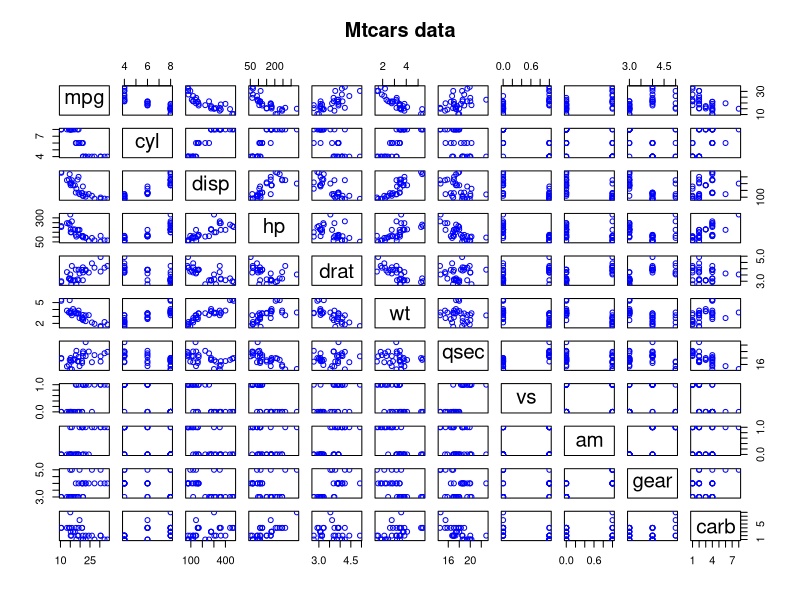
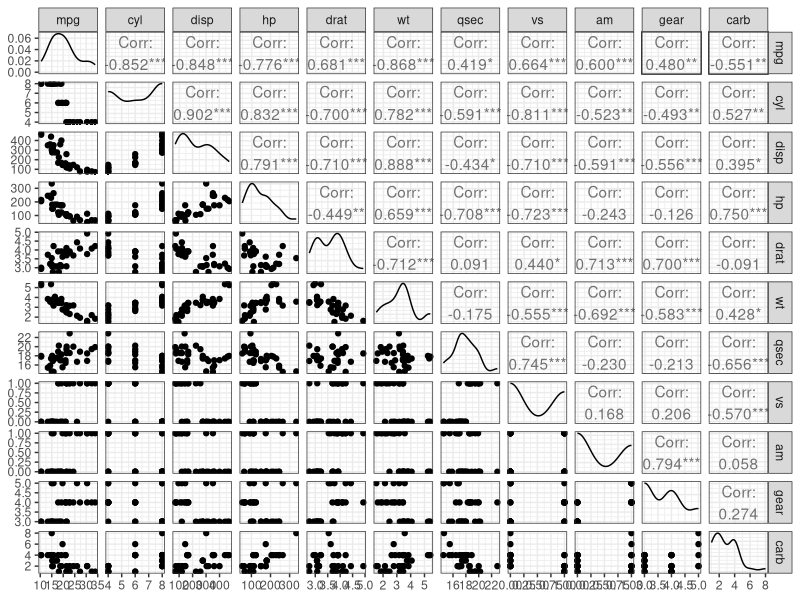
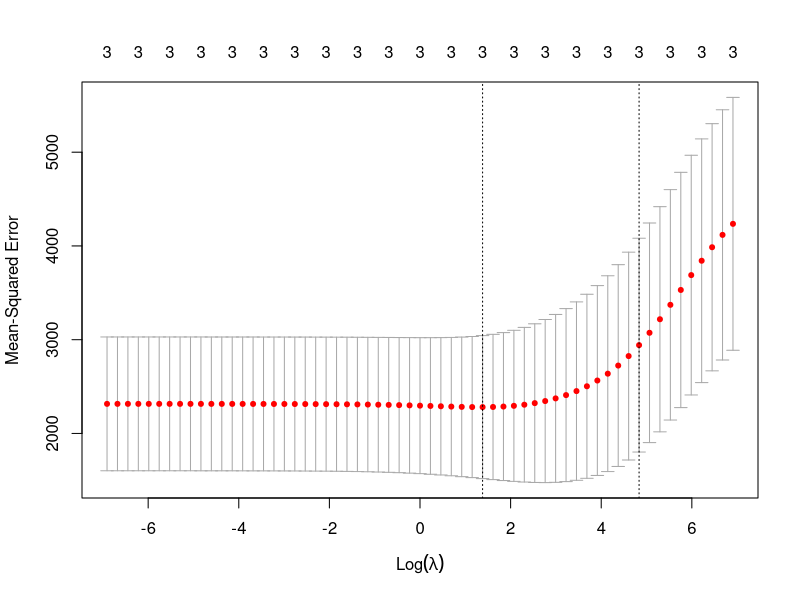
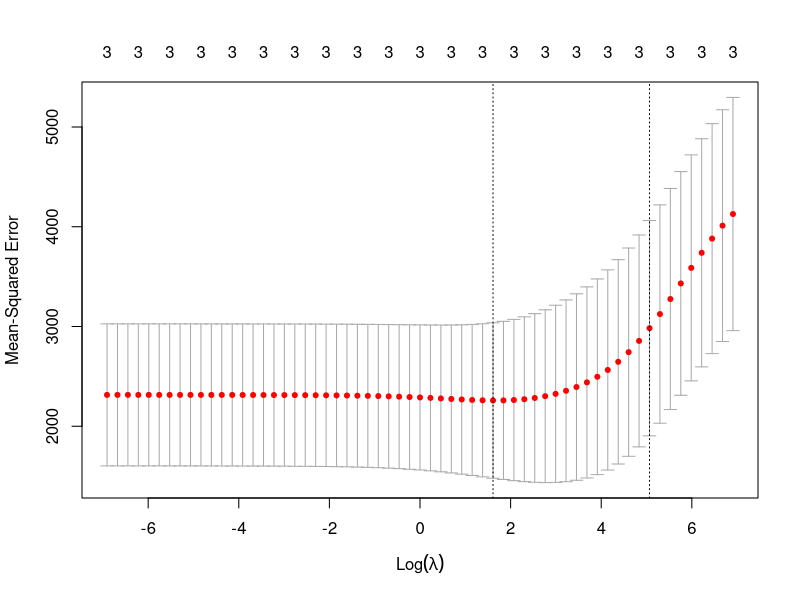
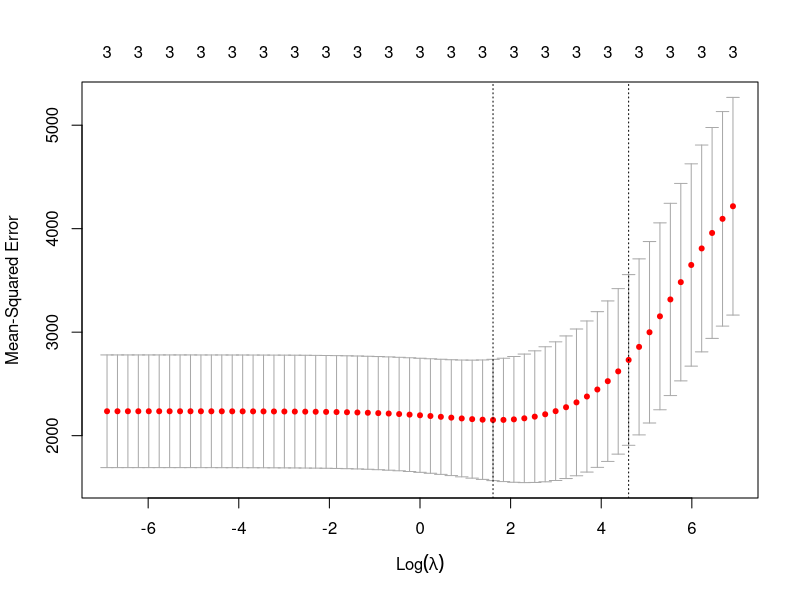

Reproduce these figures in R, in order.
## ---- chunk 1
# ---------------------------------------------------------------------
# clear the environment var area
rm(list = ls())
# clear all plots
graphics.off()
# clear the console area
cat("\014")
# ---------------------------------------------------------------------
## ---- chunk 2
data(mtcars)
pairs(mtcars,main = "Mtcars data", col='blue')
## ---- chunk 3
library("ggplot2")
library("GGally")
ggpairs(mtcars)+theme_bw()

# theme_bw is one of many themes you can modify from ggplot
# see https://ggplot2.tidyverse.org/reference/ggtheme.html for other themes
## ---- chunk 4
ols_model = lm(hp ~ mpg + drat + wt, data=mtcars)
summary(ols_model)
## ---- chunk 5
library(glmnet)
ridge0=glmnet(mtcars[,c("mpg","drat","wt")],mtcars$hp,
              alpha=0,
              lambda=0)
## ---- chunk 6
coef(ridge0)
## ---- chunk 7
lambdas = seq(0,10,by=0.5)
length(lambdas)
lambdas
## ---- chunk 8
ridge1=glmnet(mtcars[,c("mpg","drat","wt")],mtcars$hp,
              alpha=0,
              lambda=lambdas)
print(ridge1)
## ---- chunk 9
coef(ridge1,s = 0)
## ---- chunk 10
ridge1=glmnet(mtcars[,c("mpg","drat","wt")],mtcars$hp,
              alpha=0,
              lambda=lambdas,
              thresh=1e-10)

coef(ridge1,s = 0)
## ---- chunk 11
lambda_new = seq(0,20,by=0.1)
ridge_test=glmnet(mtcars[,c("mpg","drat","wt")],mtcars$hp,
              alpha=0,
              lambda=lambda_new,
              thresh=1e-10)

# coef(ridge_test, s = 60)
## ---- chunk 12
lambdas=10^seq(-3,3,by=0.1)
cv_fit = cv.glmnet(as.matrix(mtcars[,c("mpg","drat","wt")]),
              as.matrix(mtcars$hp),
              alpha=0,
              lambda=lambdas)

plot(cv_fit)
## ---- chunk 13
cv_fit$lambda.min
## ---- chunk 14
coef(cv_fit, s="lambda.min")
## ---- chunk 15
predict_best_cv = predict(cv_fit, s="lambda.min",newx=as.matrix(mtcars[,c("mpg","drat","wt")]))
RMSE_best_cv = sqrt(mean((predict_best_cv-mtcars$hp)^2))
print(RMSE_best_cv)
## ---- chunk 16
lambdas=10^seq(-3,3,by=0.1)
cv_fit = cv.glmnet(as.matrix(mtcars[,c("mpg","drat","wt")]),
              as.matrix(mtcars$hp),
              alpha=0,
              lambda=lambdas,
              nfolds=20)

plot(cv_fit)
cv_fit$lambda.min
coef(cv_fit, s="lambda.min")
predict_best_cv = predict(cv_fit, s="lambda.min",newx=as.matrix(mtcars[,c("mpg","drat","wt")]))
RMSE_best_cv = sqrt(mean((predict_best_cv-mtcars$hp)^2))
print(RMSE_best_cv)
## ---- chunk 17
cv_fit$lambda.min
## ---- chunk 18
library(caret)
ctrl_kfold0 = trainControl(method = "cv", number = 10)
ridge_kfold0 = train(hp ~ mpg+drat+wt,
              data = mtcars,
              method = "glmnet",
              metric = "RMSE",
              thresh=1e-10,
              tuneGrid = expand.grid(alpha = 0, lambda = 0),
              trControl = ctrl_kfold0)
coef(ridge_kfold0$finalModel, ridge_kfold0$bestTune$lambda)
## ---- chunk 19
lambdas=10^seq(-3,3,by=0.1)
ctrl_kfold = trainControl(method = "cv", number = 10)
ridge_kfold = train(hp ~ mpg+drat+wt,
              data = mtcars,
              method = "glmnet",
              metric = "RMSE",
              tuneGrid = expand.grid(alpha = 0,
                                     lambda = lambdas),
              trControl = ctrl_kfold,
              thresh=1e-10)
## ---- chunk 20
coef(ridge_kfold$finalModel, ridge_kfold$bestTune$lambda)
## ---- chunk 21
print(ridge_kfold$finalModel$lambdaOpt)
## ---- chunk 22
prediction_ridge = predict(ridge_kfold,mtcars[,c("mpg","drat","wt")])
## ---- chunk 23
RMSE(prediction_ridge,mtcars$hp)
## ---- chunk 24
set.seed(111)

# lm method
print('------------------lm method------------------')
lm_model = lm(hp ~ mpg + drat + wt, data=mtcars)
coef(lm_model)

# glmnet
set.seed(111)
print('------------------GLMnet method------------------')
lambdas=10^seq(-3,3,by=0.1)
cv_fit = cv.glmnet(as.matrix(mtcars[,c("mpg","drat","wt")]),
              as.matrix(mtcars$hp),
              alpha=0,
              lambda=lambdas,
              nfolds=10,
              thresh=1e-10)

cv_fit$lambda.min
coef(cv_fit, s="lambda.min")
predict_best_cv = predict(cv_fit, s="lambda.min",newx=as.matrix(mtcars[,c("mpg","drat","wt")]))
RMSE_best_cv = sqrt(mean((predict_best_cv-mtcars$hp)^2))
print(RMSE_best_cv)

# CARet method
set.seed(111)
print('------------------CARet method------------------')
# lambdas=10^seq(-3,3,by=0.1)
ctrl_kfold = trainControl(method = "cv", number = 10)
ridge_kfold = train(hp ~ mpg+drat+wt,
              data = mtcars,
              method = "glmnet",
              metric = "RMSE",
              tuneGrid = expand.grid(alpha = 0,
                                     lambda = lambdas),
              trControl = ctrl_kfold,
              nfolds=10,
              thresh=1e-10)
print(ridge_kfold$finalModel$lambdaOpt)
coef(ridge_kfold$finalModel, ridge_kfold$bestTune$lambda)
prediction_ridge = predict(ridge_kfold,mtcars[,c("mpg","drat","wt")])
RMSE(prediction_ridge,mtcars$hp)
## ---- chunk 25
plot(cv_fit)
